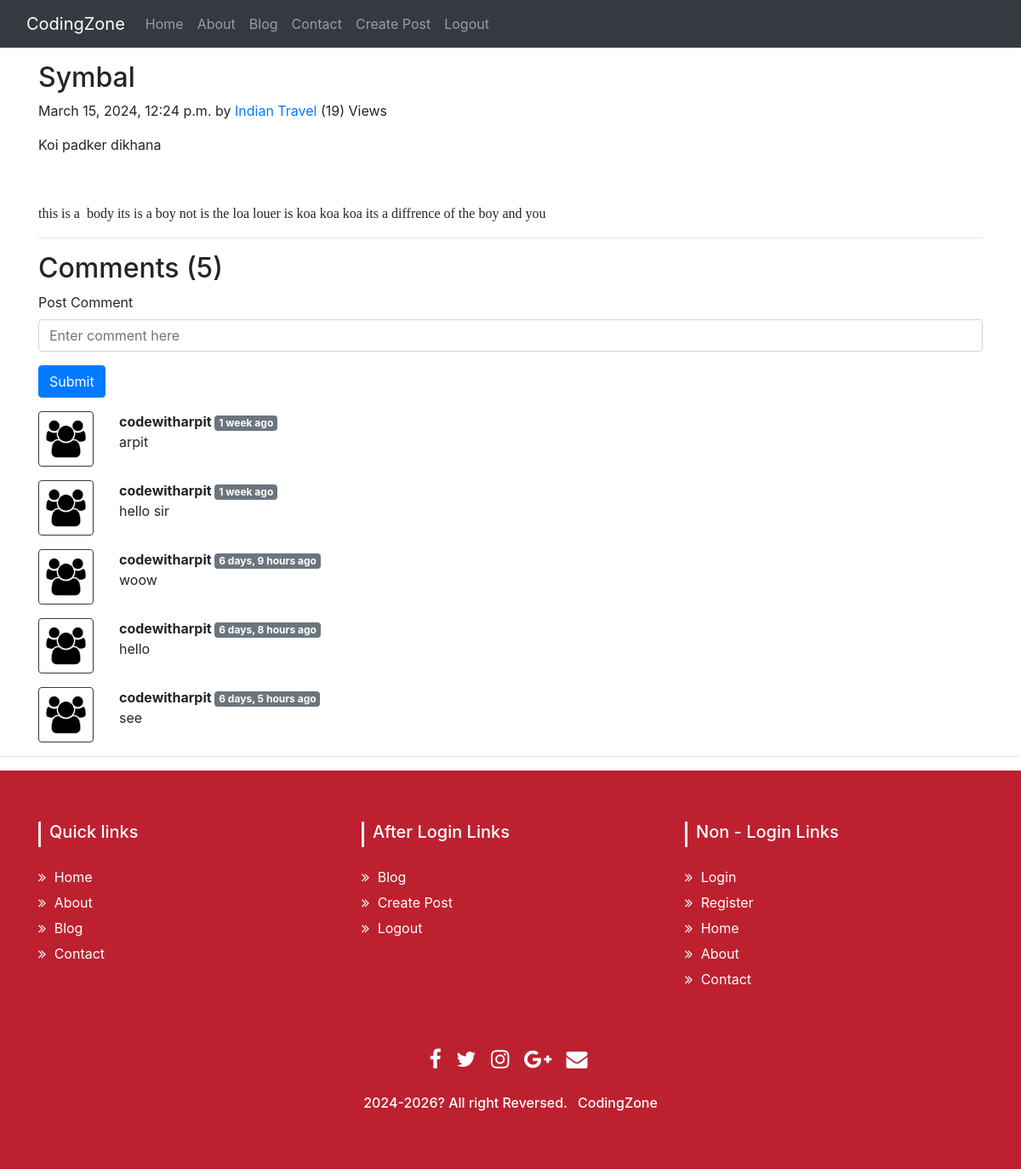
Page /blog/symbal (signed in) on the committed database.
### blog/models.py (models this page shows, shortened)
class Post(models.Model):
    sno=models.AutoField(primary_key=True)
    title=models.CharField(max_length=255)
    author=models.CharField(max_length=14)
    slug=models.CharField(max_length=130)
    category = models.CharField(max_length=10, choices=C_CHOICES, default='tech')
    views= models.IntegerField(default=0)
    timeStamp=models.DateTimeField(default=now)
    content=models.TextField()

class BlogComment(models.Model):
    sno= models.AutoField(primary_key=True)
    comment=models.TextField()
    user=models.ForeignKey(User, on_delete=models.CASCADE)
    post=models.ForeignKey(Post, on_delete=models.CASCADE)
    parent=models.ForeignKey('self',on_delete=models.CASCADE, null=True )
    timestamp= models.DateTimeField(default=now)

### blog/views.py (the view)
# urls.py: path('<str:slug>', views.blogpost, name='blogpost'),
def blogpost(request, slug):
    post=Post.objects.filter(slug=slug).first()
    comments= BlogComment.objects.filter(post=post, parent=None)
    replies= BlogComment.objects.filter(post=post).exclude(parent=None)
    replyDict={}
    for reply in replies:
        if reply.parent.sno not in replyDict.keys():
            replyDict[reply.parent.sno]=[reply]
        else:
            replyDict[reply.parent.sno].append(reply)
    context={'post':post, 'comments': comments, 'user': request.user, 'replyDict': replyDict}
    post.views += 1
    post.save()
    return render(request, 'blog/blogpost.html', context)

### templates/blog/blogpost.html (shortened to what this page needs)
{% extends 'base.html' %}
{% block body %}
{% load humanize %}
{% load static %}
{% load extras %}
<div class="container my-3">
    <h2 class="blog-post-title">{{post.title}}</h2>
    <p class="blog-post-meta">{{post.timeStamp}} by <a href="/about">{{post.author}}</a> <span>({{post.views}}) Views</span></p>
    <p>{{post.content | safe}}</p>
    <hr>
</div>
<div class="container my-2">
    <h2> Comments ({{comments.count}}) </h2>
    <div class="my-2">
        {% if user.is_authenticated %}
        <form action="/blog/postComment" method="post">
            <div class="form-group">
                <label for="exampleInputEmail1">Post Comment </label>
                <input type="text" class="form-control" name="comment" placeholder="Enter comment here">
            </div>
            <button type="submit" class="btn btn-primary">Submit</button>
        </form>
        {% else %}
        Please login to post a comment
        {% endif %}
    </div>
    {% for comment in comments %}
    <div class="row my-3">
        <div class="col-md-1">
            <img class="rounded mx-auto d-block w-100 border border-dark p-2" src="{% static "img/comment.png" %}" alt="user">
        </div>
        <div class="col-md-11 ">
            <b> {{comment.user.username}} </b> <span class="badge badge-secondary ">{{comment.timestamp| naturaltime}}</span>
            <div>{{comment.comment}}</div>
            </div>
        </div>
    {% endfor %}
</div>
{% endblock %}

### rows in the picture
Post: title "Symbal", timeStamp "March 15, 2024, 12:24 p.m.", author "Indian Travel", views "19", content "Koi padker dikhana this is a body its is a boy not is the loa louer is koa koa koa its a diffrence of the boy and you"
BlogComment: user.username "codewitharpit", timestamp "1 week ago", comment "arpit"
BlogComment: user.username "codewitharpit", timestamp "1 week ago", comment "hello sir"
BlogComment: user.username "codewitharpit", timestamp "6 days, 9 hours ago", comment "woow"
BlogComment: user.username "codewitharpit", timestamp "6 days, 8 hours ago", comment "hello"
BlogComment: user.username "codewitharpit", timestamp "6 days, 5 hours ago", comment "see"

### other values in the picture
{{ comments.count }} "5"
